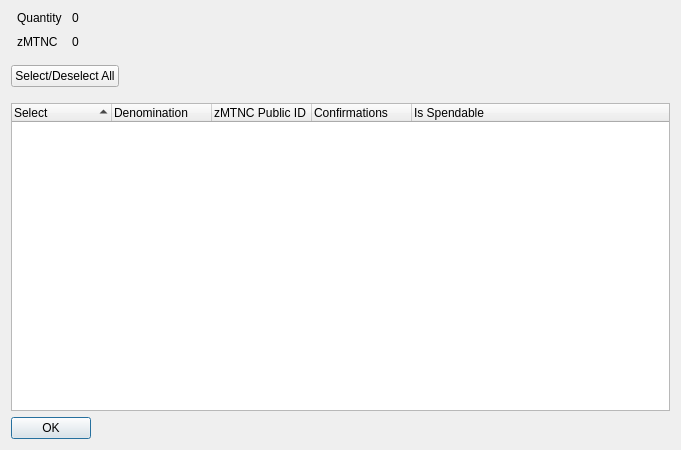
<?xml version="1.0" encoding="UTF-8"?>
<ui version="4.0">
 <class>ZMTNCControlDialog</class>
 <widget class="QDialog" name="ZMTNCControlDialog">
  <property name="geometry">
   <rect>
    <x>0</x>
    <y>0</y>
    <width>681</width>
    <height>450</height>
   </rect>
  </property>
  <property name="minimumSize">
   <size>
    <width>681</width>
    <height>450</height>
   </size>
  </property>
  <property name="windowTitle">
   <string>Select zMTNC to Spend</string>
  </property>
  <layout class="QVBoxLayout" name="verticalLayout" stretch="0,0,0,0">
   <item>
    <layout class="QHBoxLayout" name="horizontalLayout" stretch="0,0">
     <property name="spacing">
      <number>-1</number>
     </property>
     <property name="bottomMargin">
      <number>10</number>
     </property>
     <item>
      <layout class="QFormLayout" name="formLayout">
       <property name="horizontalSpacing">
        <number>10</number>
       </property>
       <property name="verticalSpacing">
        <number>10</number>
       </property>
       <property name="leftMargin">
        <number>6</number>
       </property>
       <property name="rightMargin">
        <number>6</number>
       </property>
       <item row="0" column="0">
        <widget class="QLabel" name="labelQuantity">
         <property name="text">
          <string>Quantity</string>
         </property>
        </widget>
       </item>
       <item row="0" column="1">
        <widget class="QLabel" name="labelQuantity_int">
         <property name="text">
          <string>0</string>
         </property>
        </widget>
       </item>
       <item row="1" column="0">
        <widget class="QLabel" name="labelZMTNC">
         <property name="text">
          <string>zMTNC</string>
         </property>
        </widget>
       </item>
       <item row="1" column="1">
        <widget class="QLabel" name="labelZMTNC_int">
         <property name="text">
          <string>0</string>
         </property>
        </widget>
       </item>
      </layout>
     </item>
     <item>
      <spacer name="horizontalSpacer_2">
       <property name="orientation">
        <enum>Qt::Horizontal</enum>
       </property>
       <property name="sizeHint" stdset="0">
        <size>
         <width>40</width>
         <height>20</height>
        </size>
       </property>
      </spacer>
     </item>
    </layout>
   </item>
   <item>
    <layout class="QHBoxLayout" name="horizontalLayout3" stretch="0,0">
     <property name="spacing">
      <number>14</number>
     </property>
     <property name="bottomMargin">
      <number>10</number>
     </property>
     <item>
      <widget class="QPushButton" name="pushButtonAll">
       <property name="text">
        <string>Select/Deselect All</string>
       </property>
      </widget>
     </item>
     <item>
      <spacer name="horizontalSpacer">
       <property name="orientation">
        <enum>Qt::Horizontal</enum>
       </property>
       <property name="sizeHint" stdset="0">
        <size>
         <width>40</width>
         <height>20</height>
        </size>
       </property>
      </spacer>
     </item>
    </layout>
   </item>
   <item>
    <widget class="QTreeWidget" name="treeWidget">
     <property name="sizePolicy">
      <sizepolicy hsizetype="Expanding" vsizetype="Expanding">
       <horstretch>0</horstretch>
       <verstretch>0</verstretch>
      </sizepolicy>
     </property>
     <property name="minimumSize">
      <size>
       <width>0</width>
       <height>250</height>
      </size>
     </property>
     <property name="alternatingRowColors">
      <bool>true</bool>
     </property>
     <property name="sortingEnabled">
      <bool>true</bool>
     </property>
     <property name="columnCount">
      <number>5</number>
     </property>
     <attribute name="headerDefaultSectionSize">
      <number>100</number>
     </attribute>
     <column>
      <property name="text">
       <string notr="true">Select</string>
      </property>
     </column>
     <column>
      <property name="text">
       <string notr="true">Denomination</string>
      </property>
     </column>
     <column>
      <property name="text">
       <string notr="true">zMTNC Public ID</string>
      </property>
     </column>
     <column>
      <property name="text">
       <string notr="true">Confirmations</string>
      </property>
     </column>
     <column>
      <property name="text">
       <string>Is Spendable</string>
      </property>
     </column>
    </widget>
   </item>
   <item>
    <widget class="QDialogButtonBox" name="buttonBox">
     <property name="sizePolicy">
      <sizepolicy hsizetype="Maximum" vsizetype="Fixed">
       <horstretch>0</horstretch>
       <verstretch>0</verstretch>
      </sizepolicy>
     </property>
     <property name="orientation">
      <enum>Qt::Horizontal</enum>
     </property>
     <property name="standardButtons">
      <set>QDialogButtonBox::Ok</set>
     </property>
    </widget>
   </item>
  </layout>
 </widget>
 <resources/>
 <connections>
  <connection>
   <sender>buttonBox</sender>
   <signal>accepted()</signal>
   <receiver>ZMTNCControlDialog</receiver>
   <slot>accept()</slot>
   <hints>
    <hint type="sourcelabel">
     <x>248</x>
     <y>254</y>
    </hint>
    <hint type="destinationlabel">
     <x>157</x>
     <y>274</y>
    </hint>
   </hints>
  </connection>
  <connection>
   <sender>buttonBox</sender>
   <signal>rejected()</signal>
   <receiver>ZMTNCControlDialog</receiver>
   <slot>reject()</slot>
   <hints>
    <hint type="sourcelabel">
     <x>316</x>
     <y>260</y>
    </hint>
    <hint type="destinationlabel">
     <x>286</x>
     <y>274</y>
    </hint>
   </hints>
  </connection>
 </connections>
</ui>
